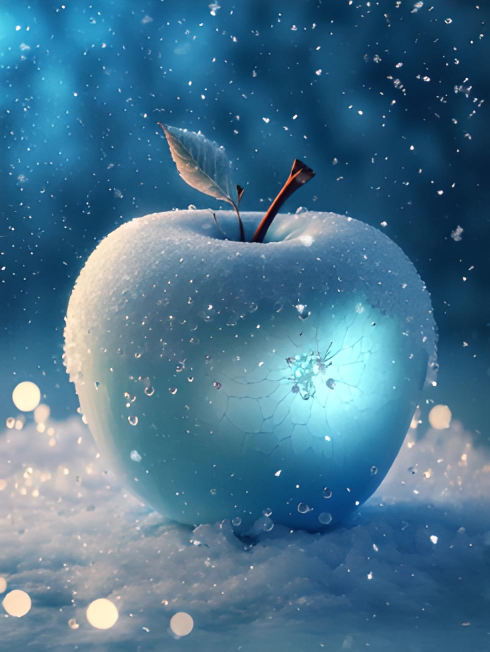
#> input picture Urban/img.jpg, 980 x 1304 px (shown at 1/2 size)
$ python module_11_1.py
#> lines starting #> are read from the running program, lines starting #| are printed output that depends on the picture
from PIL import Image, ImageFilter

img = Image.open('img.jpg')
#> img is the input picture: PIL image 980x1304 RGB; mean R, G, B 71.5, 115, 141.3

print(img.format, img.size, img.mode)
#| JPEG (980, 1304) RGB

blurred = img.filter(ImageFilter.BLUR)

img.show()
blurred.show()

blurred.save('blurred.png')

position = (5, 10, img.width, img.height)
#> position = (5, 10, 980, 1304)
cropped = img.crop(position)
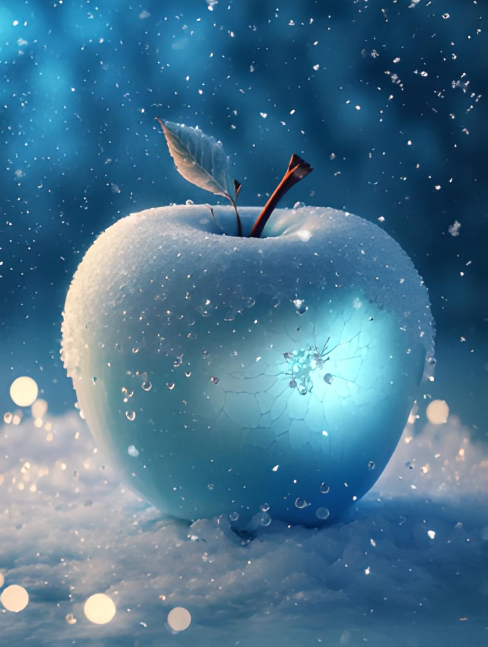
#> cropped: PIL image 975x1294 RGB (shown at 1/2 size); mean R, G, B 71.8, 115.2, 141.3
cropped.save('crop.jpg')

size = (128, 128)
new_name = 'mini.jpg'
img.thumbnail(size)
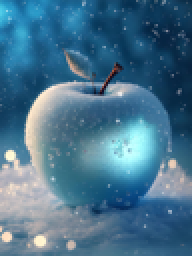
#> img: PIL image 96x128 RGB (shown 2 times larger); mean R, G, B 71.4, 115, 141.3
img.save(new_name)

$ run again, with Urban/Скрин2.png saved as Urban/img.jpg
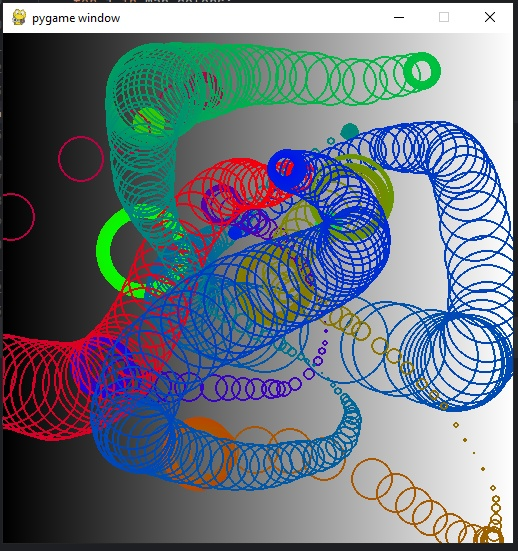
#> input picture Urban/Скрин2.png, 518 x 551 px
#> img is the input picture: PIL image 518x551 RGB; mean R, G, B 108.6, 118.6, 128.7
#| JPEG (518, 551) RGB
#> `cropped = img.crop(position)`:
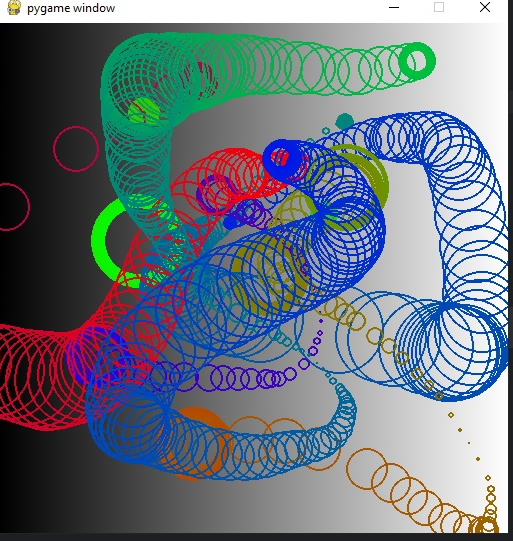
#> cropped: PIL image 513x541 RGB; mean R, G, B 107.8, 118.2, 128.5
#> `img.thumbnail(size)`:
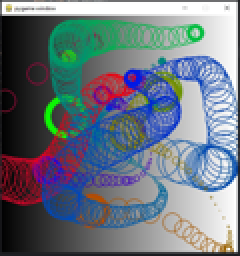
#> img: PIL image 120x128 RGB (shown 2 times larger); mean R, G, B 108.8, 118.8, 128.9
